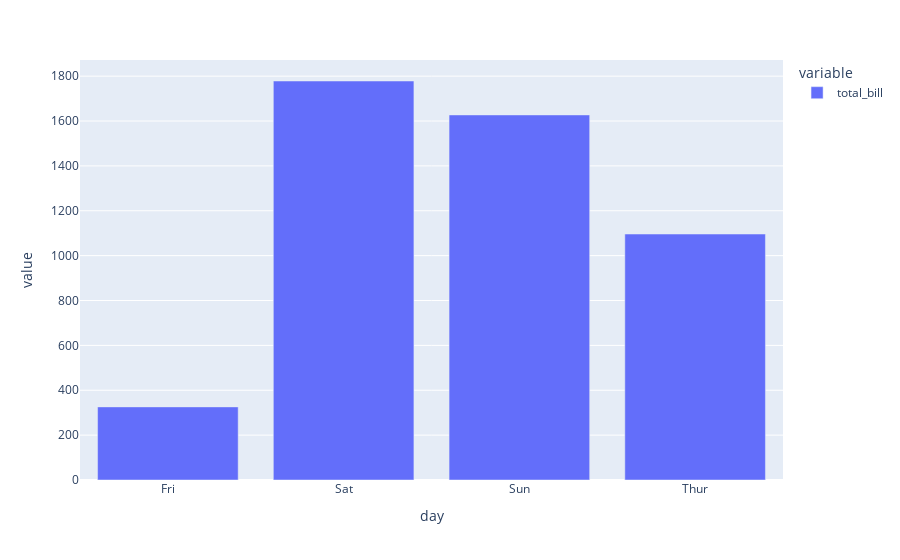

This figure's notebook cell:
### Markdown cell above
Again with dot notation, scatterplot shows a positive trend between bill and tip amounts. 

Let's create a bar chart to see which week of the day brought more revenue for the restaurant:

### Code cell
tips.groupby("day")["total_bill"].sum().plot(kind="bar")

### Figure 1 — Plotly figure (JSON) as saved in the notebook; plotly's stock layout.template omitted (floating-point values rounded to 4 significant figures)
{"data": [{"alignmentgroup": "True", "hovertemplate": "variable=total_bill<br>day=%{x}<br>value=%{y}<extra></extra>", "legendgroup": "total_bill", "marker": {"color": "#636efa"}, "name": "total_bill", "offsetgroup": "total_bill", "orientation": "v", "showlegend": true, "textposition": "auto", "type": "bar", "x": ["Fri", "Sat", "Sun", "Thur"], "xaxis": "x", "y": [325.9, 1778.0, 1627.0, 1096.0], "yaxis": "y"}], "layout": {"autosize": true, "barmode": "relative", "legend": {"title": {"text": "variable"}, "tracegroupgap": 0}, "margin": {"t": 60}, "xaxis": {"anchor": "y", "autorange": true, "domain": [0, 1], "range": [-0.5, 3.5], "title": {"text": "day"}, "type": "category"}, "yaxis": {"anchor": "x", "autorange": true, "domain": [0, 1], "range": [0, 1872.0], "title": {"text": "value"}, "type": "linear"}}}
